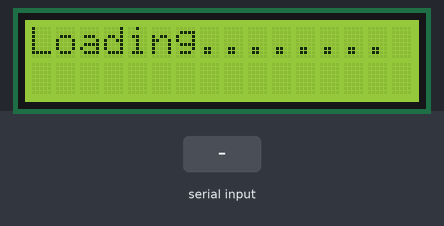
A sketch run on a simulated Arduino Uno, built with avr-gcc and run on an emulated ATmega328P. Shown: 16×2 character LCD. Inputs (shaded band) come from the test bench.

Above: at 1.0 s.
2.8 s: "90 45 200\n" received over Serial
At 4.0 s:
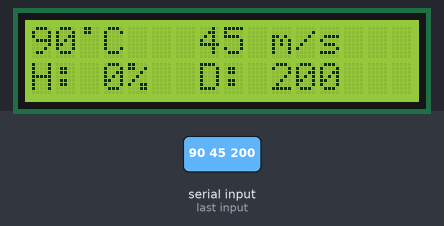
4.3 s: "30 150 10\n" received over Serial
At 5.2 s:
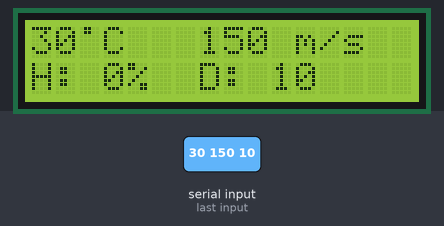
Timing chart, 0 to 7.3 s (numbered marks = the images above; inputs shaded):
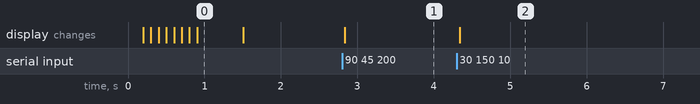

Measured:
- after the input at 2.8 s, the display: changes at once (image 1)
- after the input at 4.3 s, the display: changes at once (image 2)
- what the display in image 0 shows lasts 0.6 s, from 0.9 s to 1.5 s

The sketch:

owm_display.ino
```cpp
/*
        Код ужасный, сам знаю )))
*/

#include <Wire.h>
#include <LiquidCrystal_I2C.h>
#include <string.h>

uint8_t deg[8]  = {0xC, 0xC, 0x0, 0x0, 0x0, 0x0, 0x0};
uint8_t heart[8] = {0x0, 0xa, 0x1f, 0x1f, 0xe, 0x4, 0x0};
uint8_t left_top[8] =     { };

uint32_t previousMillis = 0;
uint32_t tMillis = 0;
uint8_t val = 0;

String inputString = "";         // a string to hold incoming data

char buffer[32];
String temp = "";
String wind = "";
String winddir = "";
String hum = "";
boolean stringComplete = false;  // whether the string is complete


LiquidCrystal_I2C lcd(0x3F, 16, 2);

void setup()
{
  lcd.begin();
  lcd.backlight();

  lcd.createChar(0, deg);
  lcd.createChar(1, heart);
  lcd.createChar(2, left_top);

  lcd.home();

  Serial.begin(9600);
  inputString.reserve(200);

  displayLoading();
}


void displayLoading(void) {
  lcd.clear();
  lcd.print("Loading");
  delay(100);

  for (uint8_t k = 0; k <= 7; k++) {
      lcd.print(".");
      delay(100);
  }

  delay(500);
  lcd.clear();

}

void loop()
{

  if (stringComplete) {

    inputString.toCharArray(buffer,32);
    temp=atoi(strtok(buffer," "));
    wind=atoi(strtok(NULL," "));
    winddir=atoi(strtok(NULL," "));
    hum=atoi(strtok(NULL," "));

    lcd.clear();
    lcd.print(temp);
    lcd.write(0);
    lcd.print("C   ");
    lcd.print(wind);
    lcd.print(" m/s");
    lcd.setCursor(0, 1);
    lcd.print("H: ");
    lcd.print(hum);
    lcd.print("% ");
    lcd.print(" D: ");
    lcd.print(winddir);

    inputString = "";
    stringComplete = false;

    }
}

void serialEvent() {
  while (Serial.available()) {
    // get the new byte:
    char inChar = (char)Serial.read();
    // add it to the inputString:
    inputString += inChar;
    // if the incoming character is a newline, set a flag
    // so the main loop can do something about it:
    if (inChar == '\n') {
      stringComplete = true;
    }
  }
}
```
